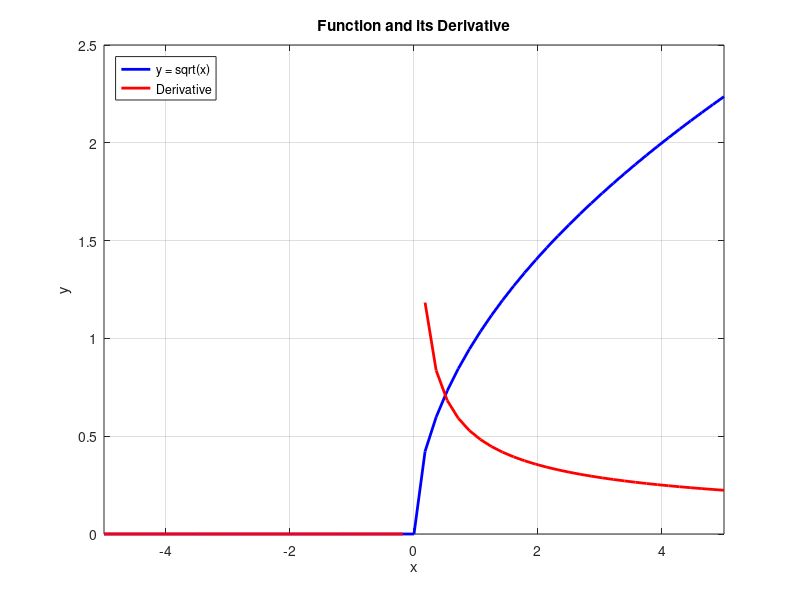

The MATLAB script that drew this image:
% Define the function
f = @(x) sqrt(x);

% Define the derivative function
df = @(x) 0.5 * x.^(-0.5); % Derivative of sqrt(x) is 0.5 * x^(-0.5)

% Define the range of x values
x_values = -5:0.01:5;

y_values = f(x_values);

derivative_values = df(x_values);

% Plot the original function and its derivative using fplot
figure;
fplot(f, [min(x_values), max(x_values)], 'b', 'LineWidth', 2);
hold on;
fplot(df, [min(x_values), max(x_values)], 'r', 'LineWidth', 2);
xlabel('x');
ylabel('y');
title('Function and its Derivative');
legend('y = sqrt(x)', 'Derivative', 'Location', 'northwest');
grid on;
hold off;
